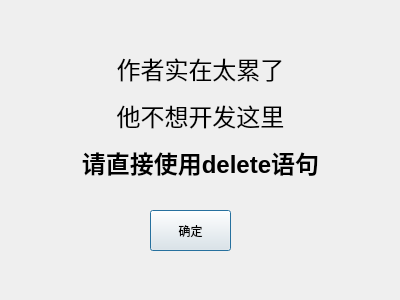
<?xml version="1.0" encoding="UTF-8"?>
<ui version="4.0">
 <class>DialogRecDel</class>
 <widget class="QDialog" name="DialogRecDel">
  <property name="geometry">
   <rect>
    <x>0</x>
    <y>0</y>
    <width>400</width>
    <height>300</height>
   </rect>
  </property>
  <property name="windowTitle">
   <string>Dialog</string>
  </property>
  <widget class="QPushButton" name="pushButton">
   <property name="geometry">
    <rect>
     <x>150</x>
     <y>210</y>
     <width>81</width>
     <height>41</height>
    </rect>
   </property>
   <property name="text">
    <string>确定</string>
   </property>
  </widget>
  <widget class="QLabel" name="label">
   <property name="geometry">
    <rect>
     <x>60</x>
     <y>50</y>
     <width>281</width>
     <height>131</height>
    </rect>
   </property>
   <property name="text">
    <string>&lt;html&gt;&lt;head/&gt;&lt;body&gt;&lt;p align=&quot;center&quot;&gt;&lt;span style=&quot; font-size:18pt;&quot;&gt;作者实在太累了&lt;/span&gt;&lt;/p&gt;&lt;p align=&quot;center&quot;&gt;&lt;span style=&quot; font-size:18pt;&quot;&gt;他不想开发这里&lt;/span&gt;&lt;/p&gt;&lt;p align=&quot;center&quot;&gt;&lt;span style=&quot; font-size:18pt; font-weight:600;&quot;&gt;请直接使用delete语句&lt;/span&gt;&lt;/p&gt;&lt;/body&gt;&lt;/html&gt;</string>
   </property>
  </widget>
 </widget>
 <resources/>
 <connections/>
</ui>
